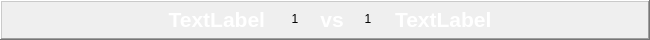
  <widget class="QFrame" name="frame_8">
   <property name="geometry">
    <rect>
     <x>670</x>
     <y>380</y>
     <width>650</width>
     <height>40</height>
    </rect>
   </property>
   <property name="frameShape">
    <enum>QFrame::WinPanel</enum>
   </property>
   <property name="frameShadow">
    <enum>QFrame::Raised</enum>
   </property>
   <widget class="QLabel" name="t13">
    <property name="geometry">
     <rect>
      <x>15</x>
      <y>4</y>
      <width>250</width>
      <height>30</height>
     </rect>
    </property>
    <property name="palette">
     <palette>
      <active>
       <colorrole role="WindowText">
        <brush brushstyle="SolidPattern">
         <color alpha="255">
          <red>255</red>
          <green>255</green>
          <blue>255</blue>
         </color>
        </brush>
       </colorrole>
      </active>
      <inactive>
       <colorrole role="WindowText">
        <brush brushstyle="SolidPattern">
         <color alpha="255">
          <red>255</red>
          <green>255</green>
          <blue>255</blue>
         </color>
        </brush>
       </colorrole>
      </inactive>
      <disabled>
       <colorrole role="WindowText">
        <brush brushstyle="SolidPattern">
         <color alpha="255">
          <red>120</red>
          <green>120</green>
          <blue>120</blue>
         </color>
        </brush>
       </colorrole>
      </disabled>
     </palette>
    </property>
    <property name="font">
     <font>
      <family>Segoe UI</family>
      <pointsize>16</pointsize>
      <weight>75</weight>
      <italic>false</italic>
      <bold>true</bold>
     </font>
    </property>
    <property name="styleSheet">
     <string notr="true"/>
    </property>
    <property name="text">
     <string>TextLabel</string>
    </property>
    <property name="alignment">
     <set>Qt::AlignRight|Qt::AlignTrailing|Qt::AlignVCenter</set>
    </property>
   </widget>
   <widget class="QLabel" name="t14">
    <property name="geometry">
     <rect>
      <x>395</x>
      <y>4</y>
      <width>250</width>
      <height>30</height>
     </rect>
    </property>
    <property name="palette">
     <palette>
      <active>
       <colorrole role="WindowText">
        <brush brushstyle="SolidPattern">
         <color alpha="255">
          <red>255</red>
          <green>255</green>
          <blue>255</blue>
         </color>
        </brush>
       </colorrole>
      </active>
      <inactive>
       <colorrole role="WindowText">
        <brush brushstyle="SolidPattern">
         <color alpha="255">
          <red>255</red>
          <green>255</green>
          <blue>255</blue>
         </color>
        </brush>
       </colorrole>
      </inactive>
      <disabled>
       <colorrole role="WindowText">
        <brush brushstyle="SolidPattern">
         <color alpha="255">
          <red>120</red>
          <green>120</green>
          <blue>120</blue>
         </color>
        </brush>
       </colorrole>
      </disabled>
     </palette>
    </property>
    <property name="font">
     <font>
      <family>Segoe UI</family>
      <pointsize>16</pointsize>
      <weight>75</weight>
      <italic>false</italic>
      <bold>true</bold>
     </font>
    </property>
    <property name="styleSheet">
     <string notr="true"/>
    </property>
    <property name="text">
     <string>TextLabel</string>
    </property>
   </widget>
   <widget class="QLabel" name="vs7">
    <property name="geometry">
     <rect>
      <x>317</x>
      <y>4</y>
      <width>30</width>
      <height>30</height>
     </rect>
    </property>
    <property name="palette">
     <palette>
      <active>
       <colorrole role="WindowText">
        <brush brushstyle="SolidPattern">
         <color alpha="255">
          <red>255</red>
          <green>255</green>
          <blue>255</blue>
         </color>
        </brush>
       </colorrole>
      </active>
      <inactive>
       <colorrole role="WindowText">
        <brush brushstyle="SolidPattern">
         <color alpha="255">
          <red>255</red>
          <green>255</green>
          <blue>255</blue>
         </color>
        </brush>
       </colorrole>
      </inactive>
      <disabled>
       <colorrole role="WindowText">
        <brush brushstyle="SolidPattern">
         <color alpha="255">
          <red>120</red>
          <green>120</green>
          <blue>120</blue>
         </color>
        </brush>
       </colorrole>
      </disabled>
     </palette>
    </property>
    <property name="font">
     <font>
      <family>Segoe UI</family>
      <pointsize>16</pointsize>
      <weight>75</weight>
      <italic>false</italic>
      <bold>true</bold>
     </font>
    </property>
    <property name="styleSheet">
     <string notr="true"/>
    </property>
    <property name="text">
     <string>vs</string>
    </property>
    <property name="alignment">
     <set>Qt::AlignCenter</set>
    </property>
   </widget>
   <widget class="QLabel" name="l13">
    <property name="geometry">
     <rect>
      <x>280</x>
      <y>4</y>
      <width>30</width>
      <height>30</height>
     </rect>
    </property>
    <property name="text">
     <string>1</string>
    </property>
    <property name="alignment">
     <set>Qt::AlignCenter</set>
    </property>
   </widget>
   <widget class="QLabel" name="l14">
    <property name="geometry">
     <rect>
      <x>353</x>
      <y>4</y>
      <width>30</width>
      <height>30</height>
     </rect>
    </property>
    <property name="text">
     <string>1</string>
    </property>
    <property name="alignment">
     <set>Qt::AlignCenter</set>
    </property>
   </widget>
  </widget>
